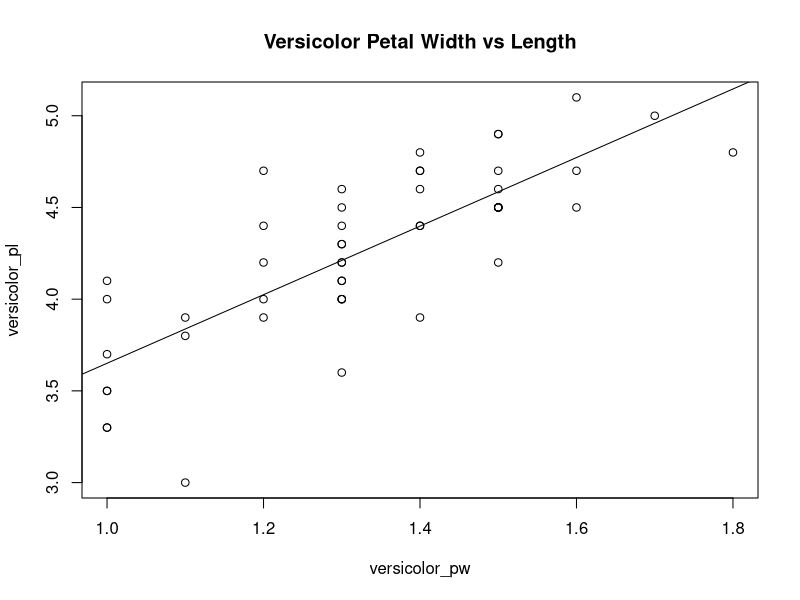
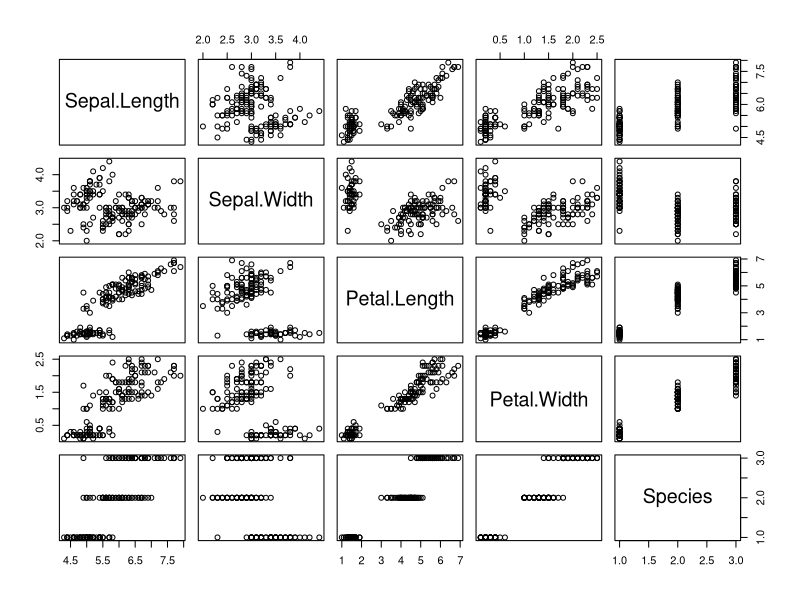
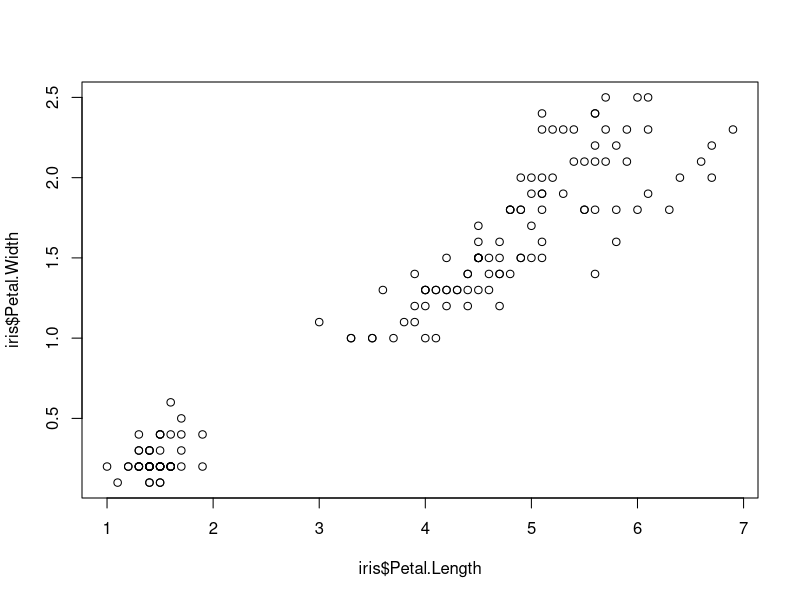
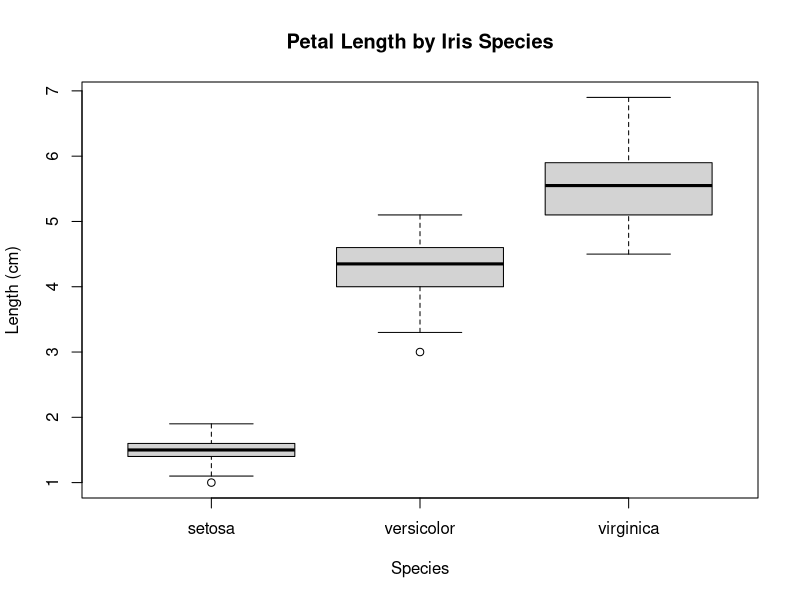
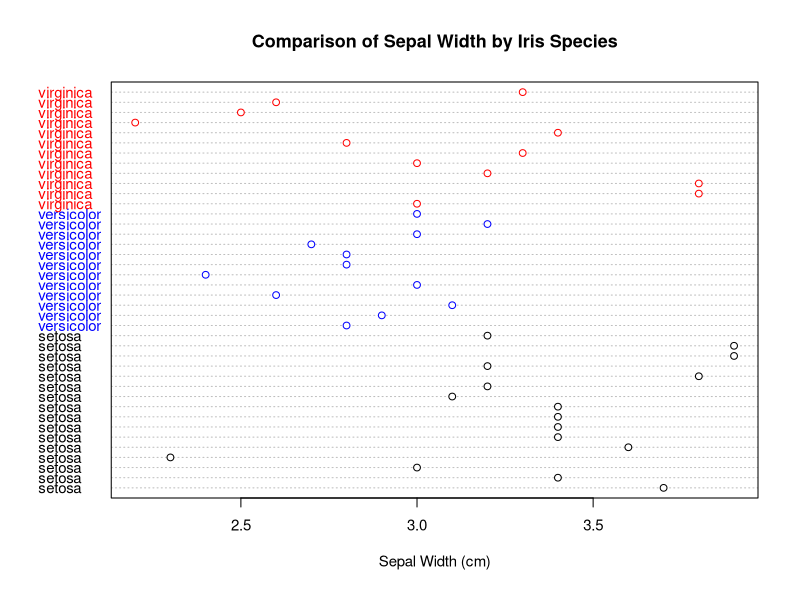
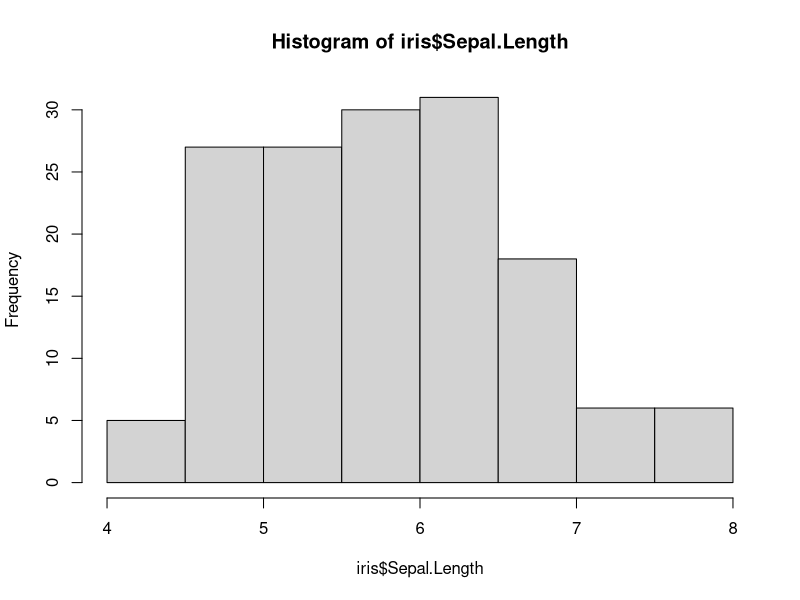
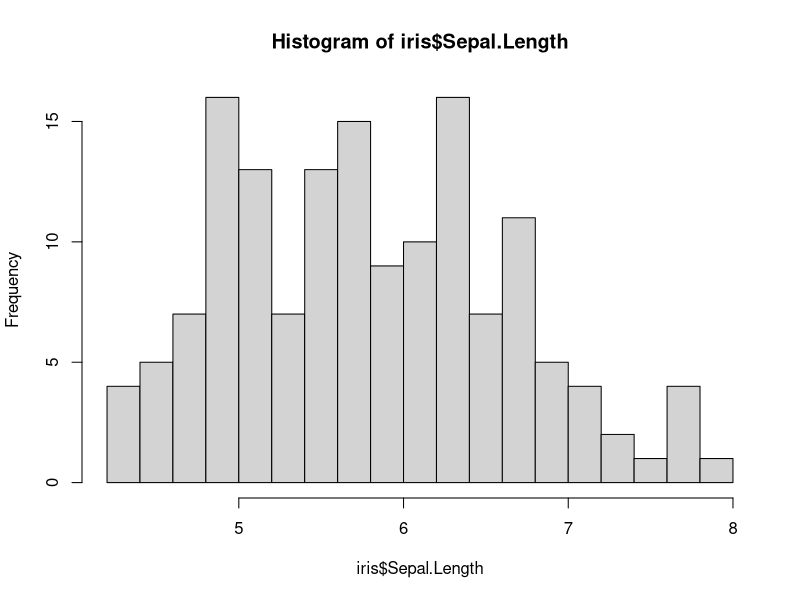
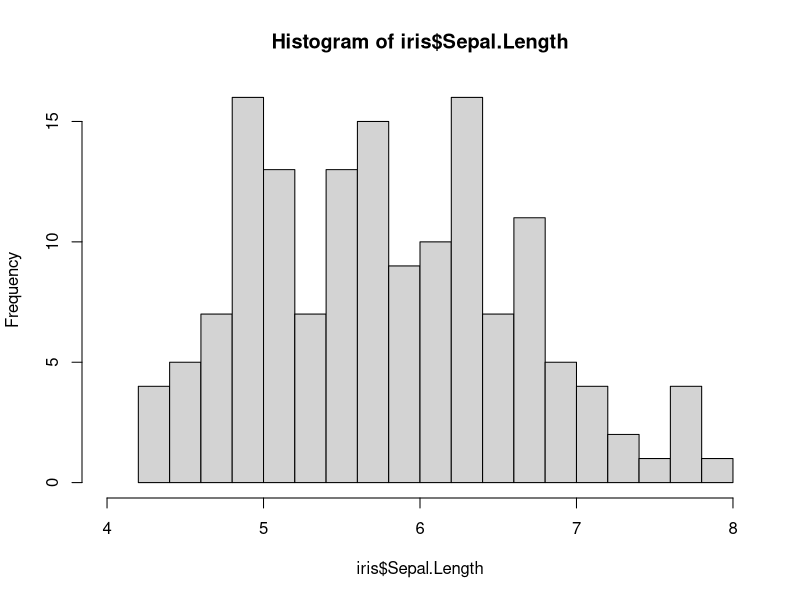

The R source for these figures, in order:
###################################
### Part 3: Plotting Data ###
###################################
##
#

# We are going to work with one of R's built-in data sets called 'iris'.
# First, let's find out more about the data:

#######################
# Complete Exercise 4 #
#######################


# Let's analyze just the petal widths of the versicolor species in 'iris'.

# We can create a new data frame by extracting a subet of all versicolor records,...
versicolor <- iris[iris$Species == 'versicolor',]
versicolor

# ...then create a numeric vector of versicolor petal widths, or...
versicolor_pw <- versicolor$Petal.Width
versicolor_pw

# ...do the same thing all in one line
versicolor_pw <- iris[iris$Species == 'versicolor', 'Petal.Width']
versicolor_pw

# As with most programming languages, there is usually more than one way to do things in R.
# Keep this in mind as you are learning the language.

### Calculating simple statistics ###

# Before we create any plots, let's get some simple statistics on the pedal widths of versicolor:
  
mean(versicolor_pw)
median(versicolor_pw)
var(versicolor_pw)
sd(versicolor_pw)

# We can also look at the correlation between versicolor's petal width and it's petal length.
# First let's create a vector for versicolor's petal lengths.
versicolor_pl <- iris[iris$Species == 'versicolor', 'Petal.Length']
versicolor_pl

# By default, cor() uses the Pearson method. Values range from -1 to 1. Does petal width have
# a correlation with petal length?
cor(versicolor_pw,versicolor_pl)


### Plotting Data ###

## Scatterplot ##

# Let's plot the versicolor petal lengths and widths
  plot(versicolor_pw,versicolor_pl)
  
  # Add a regression line
  abline(lm(versicolor_pl~versicolor_pw))
  
  # Change the title
  title("Versicolor Petal Width vs Length")


# What happens if we plot the whole 'iris' data set?
plot(iris)

# Calling plot() on the whole data set makes a scatterplot matrix that plots every variable
# against every other variable. What if we just want to look at one of these scatterplots?
plot(iris$Petal.Length, iris$Petal.Width)

## Boxplot ##

# Boxplot of petal length by species 
boxplot(Petal.Length~Species, data = iris, main="Petal Length by Iris Species",
        ylab="Length (cm)")

## Dot Plot ##

# Take a random sample of size 40 from the iris dataset, sampling without replacement
iris_ran_subset <- iris[sample(1:nrow(iris), 40, replace=FALSE),]

# Sort the rows so that all of the same species are together
iris_ran_subset_sorted <- iris_ran_subset[order(iris_ran_subset$Species),]

# Create a new column, 'Color'
iris_ran_subset_sorted$Color="black"

# Set Color values by Species
iris_ran_subset_sorted$Color[iris_ran_subset_sorted$Species == "virginica"] = "red"
iris_ran_subset_sorted$Color[iris_ran_subset_sorted$Species == "versicolor"] = "blue"
iris_ran_subset_sorted$Color[iris_ran_subset_sorted$Species == "setosa"] = "black"

# Plot the data
dotchart(iris_ran_subset_sorted$Sepal.Width,labels=iris_ran_subset_sorted$Species,cex=.9,
         main="Comparison of Sepal Width by Iris Species", 
         xlab="Sepal Width (cm)", col=iris_ran_subset_sorted$Color)

## Histogram ##

# We can also make a histogram that describes the distribution of sepal length values:
hist(iris$Sepal.Length)

# Let's give the histogram more detail by increasing the number of bins. This is done with
# the 'breaks' argument:

hist(iris$Sepal.Length, breaks = 15)

# Hmm...the x axis is a little off. Let's adjust it with the 'xlim' argument:
  
hist(iris$Sepal.Length, breaks = 25, xlim = c(4, 8))


#######################
# Complete Exercise 5 #
#######################


# On a side note...remember when we introduced lists earlier? A common use of lists is to
# gather different types of R objects in one container. Many functions, including hist(),
# return a list of different values. Each attribute of the returned histogram correlates
# to a specific component of the list. For example, if we assign the output of
# hist(iris$Sepal.Length) to a variable, we can capture the returned list:
  
sepal_hist <- hist(iris$Sepal.Length)
sepal_hist

# There are many other built-in data sets in R. To see a list...

data()
